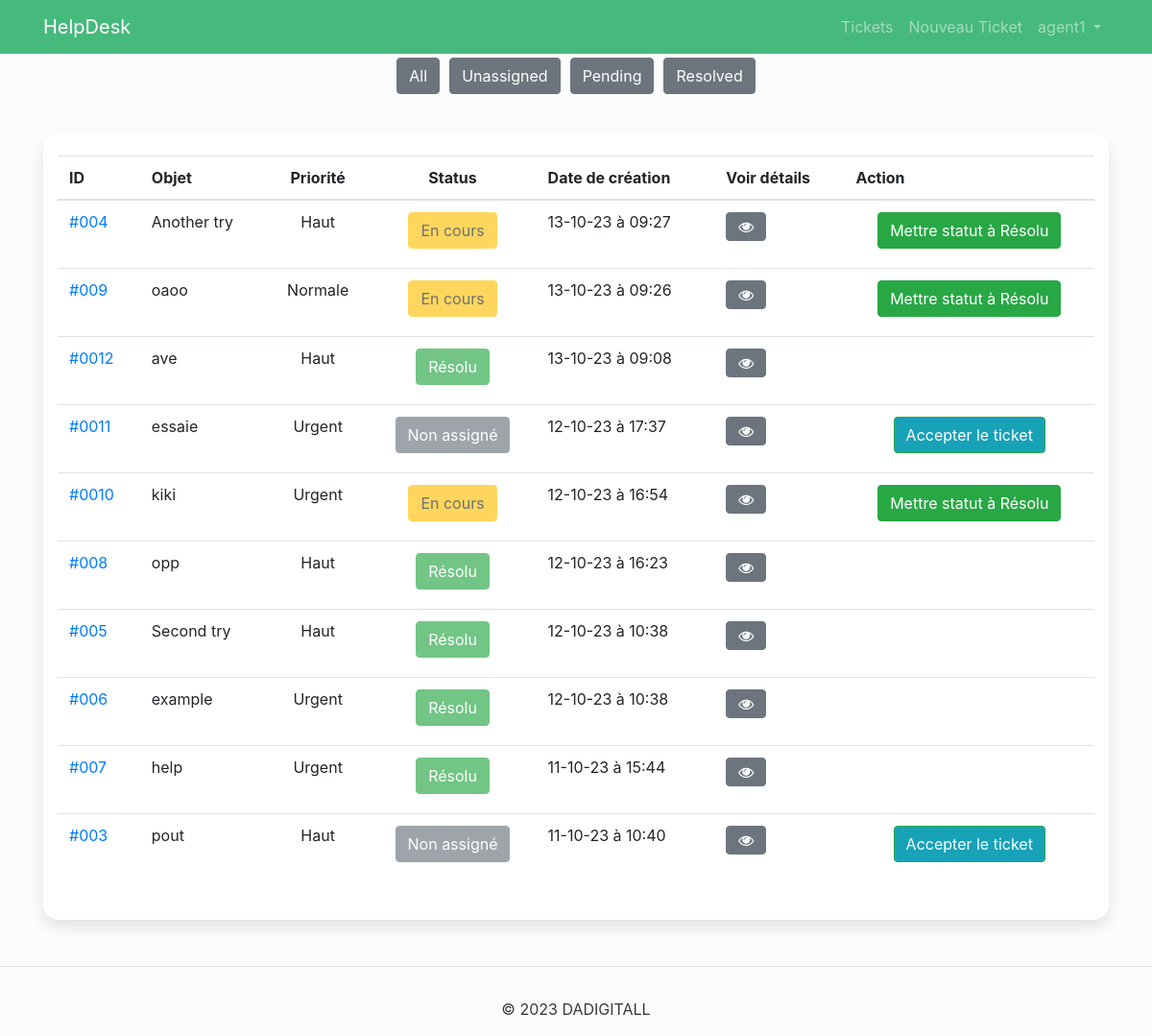
The app's page /support/tickets/ (signed in), older data.
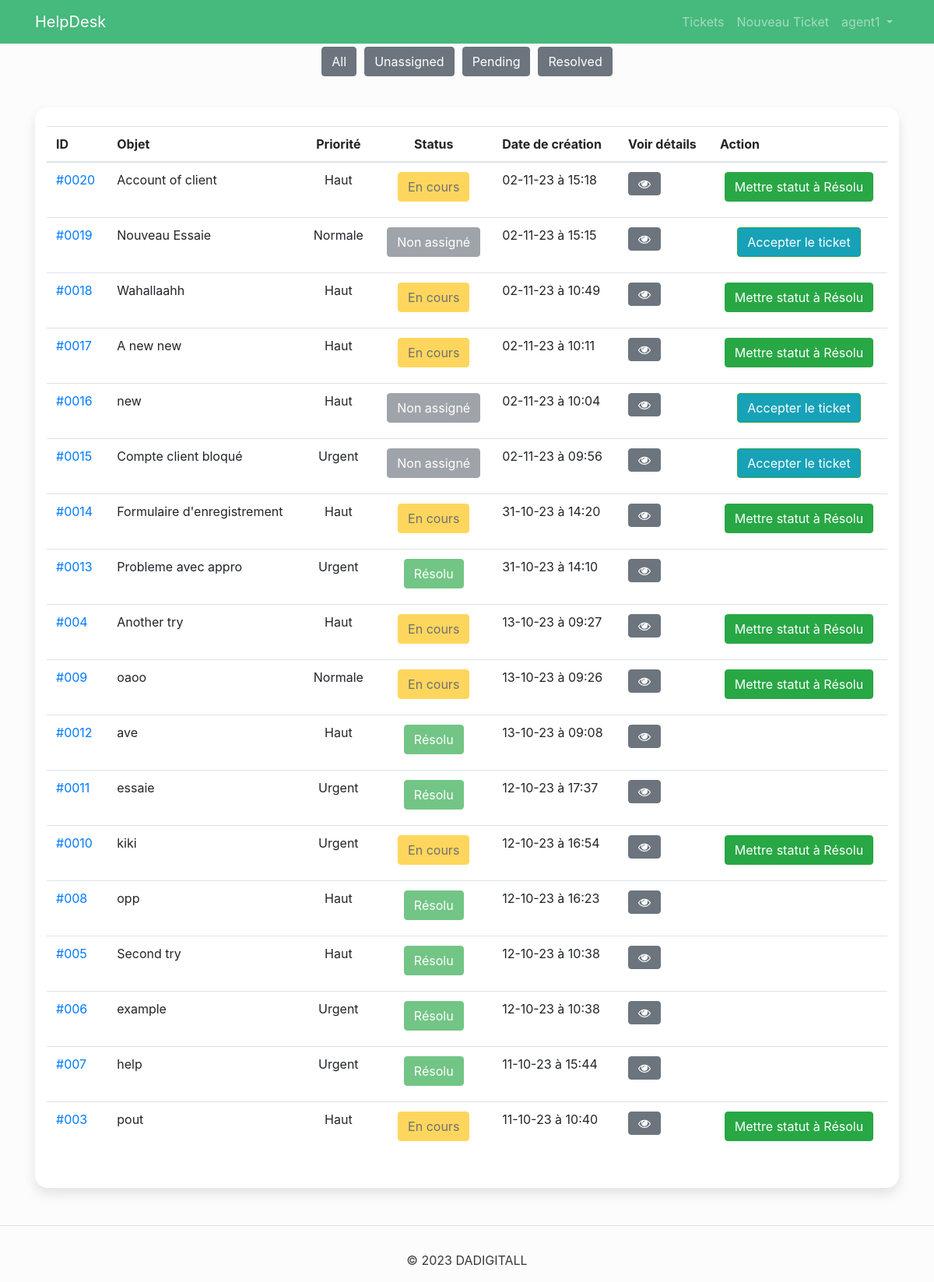
The same page, newer data.
### user/models.py (models this page shows, shortened)
class User(AbstractBaseUser, PermissionsMixin):
    DADIGITALL = 1
    CHALLENGE_DISTRIBUTION = 2
    STRUCTURE_CHOICES = (
        (DADIGITALL, _('DADIGITALL')),
        (CHALLENGE_DISTRIBUTION, _('CHALENGE DISTRIBUTION')),
    )
    email = models.EmailField(
        verbose_name=_('email address'), max_length=100, unique=True
    )
    first_name = models.CharField(_('first name'), max_length=30, blank=False)
    last_name = models.CharField(_('last name'), max_length=30, blank=True)
    structure = models.IntegerField(_('structure'), choices=STRUCTURE_CHOICES, blank=False)
    is_active = models.BooleanField(
        _('active'),
        default=True,
        help_text=_(
            'Designates whether this user should be treated as active. '
            'Unselect this instead of deleting accounts.'
        ),
    )
    is_staff = models.BooleanField(
        _('staff status'),
        default=False,
        help_text=_(
            'Designates whether the user can log into this admin site.'
        ),
    )
    date_joined = models.DateTimeField(
        _('date joined'),
        default=timezone.now
    )
    objects = UserManager()
    USERNAME_FIELD = 'email'
    REQUIRED_FIELDS = ['first_name', 'last_name', 'structure']

### tickets/models.py (models this page shows, shortened)
class Ticket(models.Model):
    UNASSIGNED_STATUS = 1
    PENDING_STATUS = 2
    RESOLVED_STATUS = 3
    STATUS_CHOICES = (
        (RESOLVED_STATUS, _('Resolved')),
        (UNASSIGNED_STATUS, _('Unassigned')),
        (PENDING_STATUS, _('Pending')),
    )
    Critical = 1
    High = 2
    Normal = 3
    Low = 4
    PRIORITY_CHOICES = (
        (Critical, _('Critical')),
        (High, _('High')),
        (Normal, _('Normal')),
        (Low, _('Low')),
    )
    MASTERDIGIT=1
    KEYLASHOP=2
    GARAGEDIGIT=3
    GFS=4
    PRODUCT_CHOICE = (
        (MASTERDIGIT, _('MASTERDIGIT')),
        (KEYLASHOP, _('KEYLASHOP')),
        (GARAGEDIGIT, _('GARAGEDIGIT')),
        (GFS, _('GFS'))
    )
    subject = models.CharField(null=False, max_length=100, verbose_name='Subject')
    description = models.TextField(max_length=250, verbose_name='Description')
    product = models.IntegerField(choices=PRODUCT_CHOICE, null=True, blank=False, verbose_name='Produit')
    created_on = models.DateTimeField(auto_now_add=True, verbose_name='Created On')
    status = models.IntegerField(choices=STATUS_CHOICES, default=UNASSIGNED_STATUS, verbose_name='Status')
    priority = models.IntegerField(choices=PRIORITY_CHOICES, null=False, blank=False, verbose_name='Priority')
    created_by = models.EmailField(null=False, verbose_name='Created By')
    accepted_by = models.EmailField(null=True, verbose_name='Accepted By')
    class Meta:
        ordering = ('created_on',)

### tickets/views.py (the view, shortened to what this page needs)
# urls.py: path('', views.list_tickets, name='list_tickets'),
@login_required(login_url='/user/login/')
def list_tickets(request):
    tickets = Ticket.objects.order_by('-created_on')
    status = request.GET.get('status')
    staff_users = User.objects.filter(is_staff=True)
    if request.user.is_staff:
        if request.user.is_superuser:
            if status == 'unassigned':
                tickets = tickets.filter(status=1)
            elif status == 'pending':
                tickets = tickets.filter(status=2)
            elif status == 'resolved':
                tickets = tickets.filter(status=3)
            return render(request, 'tickets/list_tickets_admin.html', {'tickets' : tickets, 'staff_users':staff_users})
        else:
            if status == 'unassigned':
                tickets = tickets.filter(status=1)
            elif status == 'pending':
                tickets = tickets.filter(status=2, accepted_by=request.user.email)
            elif status == 'resolved':
                tickets = tickets.filter(status=3, accepted_by=request.user.email)
            else:
                tickets = tickets.filter(Q(accepted_by__isnull=True) | Q(accepted_by=request.user.email))
            return render(request, 'tickets/list_tickets_agent.html', {'tickets' : tickets})

### tickets/templates/tickets/list_tickets_agent.html (shortened to what this page needs)
{% extends 'base.html' %}
{% block 'content' %}
  <div class="container my-5">
    <div style="display: flex; flex-wrap: wrap; justify-content: center; gap: 10px;">
        <a href="{% url 'list_tickets' %}?status={{ 'all' }}" class="btn btn-secondary">All</a>
        <a href="{% url 'list_tickets' %}?status={{ 'unassigned' }}" type="button" class="btn btn-secondary">Unassigned</a>
        <a href="{% url 'list_tickets' %}?status={{ 'pending' }}" type="button" class="btn btn-secondary">Pending</a>
        <a href="{% url 'list_tickets' %}?status={{ 'resolved' }}" type="button" class="btn btn-secondary">Resolved</a>
    </div>
      <div class="card card-signin flex-row justify-content-between align-items-center py-4" style="margin-top: 40px;">
        <div class="col">
            <div class="dash-table ">
                <div class="table-responsive table-responsive-xl">
                    <table class="table">
                        <thead>
                            <tr>
                                <th>ID</th>
                                <th class="text-start">Objet</th>
                                <th class="text-center">Priorité</th>
                                <th class="text-center">Status</th>
                                <th>Date de création</th>
                                <th class="text-end">Voir détails</th>
                                <th class="text-end">Action</th>
                            </tr>
                        </thead>
                        <tbody class="align-middle">
                            {% for ticket in tickets %}
                                <tr>
                                    <td>
                                        <a href="{% url 'ticket_details' ticket.id %}">#00{{ticket.id}}</a>
                                    </td>
                                    <td class="text-start">
                                            {{ticket.subject}}
                                    </td>
                                    <td class="text-center">
                                        {% if ticket.priority == 1 %}
                                            Urgent
                                        {% endif %}
                                        {% if ticket.priority == 2 %}
                                            Haut
                                        {% endif %}
                                        {% if ticket.priority == 3 %}
                                            Normale
                                        {% endif %}
                                    </td>
                                    <td class="text-center">
                                        {% if ticket.status == 1 %}
                                        <h6 class="btn btn-secondary disabled">Non assigné</h6>
                                        {% endif %}
                                        {% if ticket.status == 2 %}
                                                <h6 class="btn btn-warning disabled">En cours</h6>
                                        {% endif %}
                                        {% if ticket.status == 3 %}
                                                <h6 class="btn btn-success disabled">Résolu</h6>
                                        {% endif %}
                                    </td>
                                    <td>{{ticket.created_on|date:"d-m-y à H:i"}}</td>
                                    <td class="text-end">
                                        <a href="{% url 'ticket_details' ticket.id %}" class="btn btn-secondary"><i class="fa fa-eye"></i></a>
                                    </td>
                                    <td class="text-center">
                                        {% if ticket.status == 1 %}
                                                    <a href="{% url 'accept_ticket' ticket.id %}" class="btn btn-success" style="background-color: #17a2b8;">Accepter le ticket</a>
                                        {% endif %}
                                        {% if ticket.accepted_by == request.user.email %}
                                            {% if ticket.status == 2 %}
                                                    <a href="{% url 'ticket_resolved' ticket.id %}"  class="btn btn-success">Mettre statut à Résolu</a>
                                            {% endif %}
                                        {% endif %}
                                    </td>
                                </tr>
                            {% endfor %}
                        </tbody>
                    </table>
                </div>
            </div>
          </div>
      </div>
  </div>
{% endblock 'content' %}

### templates/base.html (shortened to what this page needs)
{% load static %}
<html>
    <head>
        <link rel="stylesheet"  href="https://stackpath.bootstrapcdn.com/bootstrap/4.4.1/css/bootstrap.min.css">
        <link rel="stylesheet" href="{% static 'css/home.css' %}">
        <link rel="stylesheet" href="https://cdnjs.cloudflare.com/ajax/libs/font-awesome/4.7.0/css/font-awesome.min.css">
    </head>
    <body>
        <nav id="navbar" class="navbar navbar-expand-lg navbar-dark" style="background-color: #46b97c; position: fixed; top: 0; width: 100%;z-index: 1000;">
            <div class="container">
                {% if user.is_authenticated %}
                <a class="navbar-brand" href="{% url 'home' %}">HelpDesk</a>
                {% else %}
                <a class="navbar-brand" href="{% url 'home' %}">HelpDesk</a>
                {% endif %}
              <div class="collapse navbar-collapse" id="navbarSupportedContent">
                <ul class="navbar-nav ml-auto">
                    {% if user.is_authenticated %}
                    <li class="nav-item">
                      <a class="nav-link" href="{% url 'list_tickets' %}">Tickets</a>
                    </li>
                  <li class="nav-item">
                    <a class="nav-link" href="{% url 'create_ticket' %}">Nouveau Ticket</a>
                  </li>
                  <li class="nav-item dropdown">
                    <a class="nav-link dropdown-toggle" href="#" id="navbarDropdown" role="button" data-toggle="dropdown" aria-haspopup="true" aria-expanded="false">
                    {{ user.first_name }}
                  </a>
                  </li>
                    {% endif %}
                </ul>
              </div>
            </div>
          </nav>
      <div class="content" style="margin-top: 60px;" >
        {% block 'content' %} {% endblock 'content' %}
      </div>
<footer class="page-footer font-small blue">
  <hr>
    <div class="footer-copyright text-center py-3" >© 2023 DADIGITALL
    </div>
  </footer>
    </body>
</html>

### static/css/home.css (style rules this page uses)
:root { --input-padding-x: 1.5rem; --input-padding-y: .75rem; }
body { background: #fcfcfc; color:#383838; }
.card-signin { border: 0; border-radius: 1rem; box-shadow: 0 0.5rem 1rem 0 rgba(0, 0, 0, 0.1); overflow: hidden; }

Row changes from the older to the newer data that the page shows:
added Ticket: id "20", subject "Account of client", priority "Haut", status "En cours", created_on "02-11-23 à 15:18", accepted_by "Mettre statut à Résolu"
added Ticket: id "19", subject "Nouveau Essaie", priority "Normale", status "Non assigné", created_on "02-11-23 à 15:15"
added Ticket: id "18", subject "Wahallaahh", priority "Haut", status "En cours", created_on "02-11-23 à 10:49", accepted_by "Mettre statut à Résolu"
added Ticket: id "17", subject "A new new", priority "Haut", status "En cours", created_on "02-11-23 à 10:11", accepted_by "Mettre statut à Résolu"
added Ticket: id "16", subject "new", priority "Haut", status "Non assigné", created_on "02-11-23 à 10:04"
added Ticket: id "15", subject "Compte client bloqué", priority "Urgent", status "Non assigné", created_on "02-11-23 à 09:56"
added Ticket: id "14", subject "Formulaire d'enregistrement", priority "Haut", status "En cours", created_on "31-10-23 à 14:20", accepted_by "Mettre statut à Résolu"
added Ticket: id "13", subject "Probleme avec appro", priority "Urgent", status "Résolu", created_on "31-10-23 à 14:10"
changed Ticket "essaie": status "Non assigné Accepter le ticket" → "Résolu"
changed Ticket "pout": status "Non assigné Accepter le ticket" → "En cours"; now shows "Mettre statut à Résolu"
